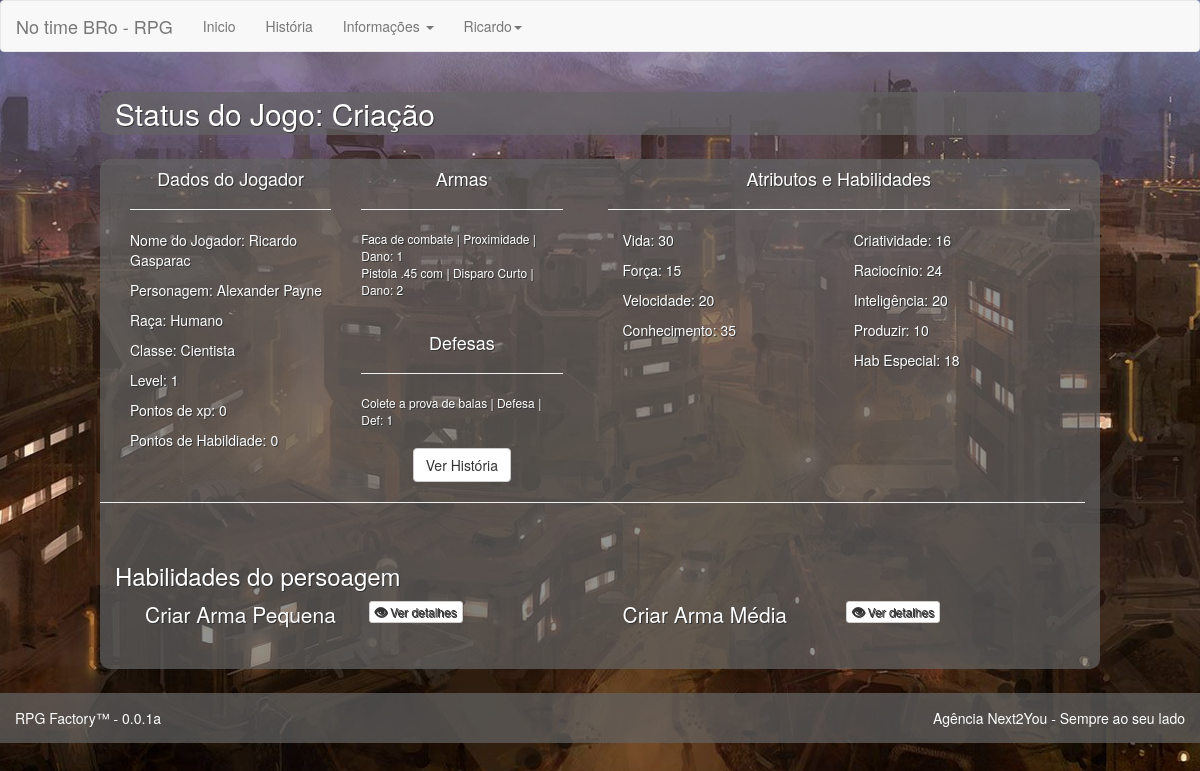
Screenshot of /?url=MostrarPlayer&Player=1 (signed in) with the database file from the repository.
### tables this page shows
CREATE TABLE tb_players(
    id_player int primary key auto_increment,
    nome_player int,
    personagem_player varchar(255),
    raca_player int,
    classe_player int,
    xp_player int,
    lv_player int,
    atk_player int,
    hab_player int,
    atr1_titulo varchar(255),
    atr1_v int,
    atr2_titulo varchar(255),
    atr2_v int,
    atr3_titulo varchar(255),
    atr3_v int,
    atr4_titulo varchar(255),
    atr4_v int,
    hab1_titulo varchar(255),
    hab1_v int,
    hab2_titulo varchar(255),
    hab2_v int,
    hab3_titulo varchar(255),
    hab3_v int,
    hab4_titulo varchar(255),
    hab4_v int,
    hab5_titulo varchar(255),
    hab5_v int,
    arma1_player int,
    arma2_player int,
    arma3_player int,
    arma4_player int,
    arma5_player int,
    def1_player int,
    def2_player int,
    def3_player int,
    habilidade1 int,
    habilidade2 int,
    habilidade3 int,
    habilidade4 int,
    habilidade5 int,
    habilidade6 int,
    habilidade7 int,
    habilidade8 int,
    habilidade9 int,
    FOREIGN KEY (nome_player) REFERENCES tb_usuarios(id_usuario),
    FOREIGN KEY (raca_player) REFERENCES tb_racas(id_raca),
    FOREIGN KEY (classe_player) REFERENCES tb_classes(id_classe),
    FOREIGN KEY (arma1_player) REFERENCES tb_item_armas(id_item_arma),
    FOREIGN KEY (arma2_player) REFERENCES tb_item_armas(id_item_arma),
    FOREIGN KEY (arma3_player) REFERENCES tb_item_armas(id_item_arma),
    FOREIGN KEY (arma4_player) REFERENCES tb_item_armas(id_item_arma),
    FOREIGN KEY (arma5_player) REFERENCES tb_item_armas(id_item_arma),
    FOREIGN KEY (def1_player) REFERENCES tb_item_def(id_item_def),
    FOREIGN KEY (def2_player) REFERENCES tb_item_def(id_item_def),
    FOREIGN KEY (def3_player) REFERENCES tb_item_def(id_item_def),
    FOREIGN KEY (habilidade1) REFERENCES tb_lista_habilidades(id_habilidade),
    FOREIGN KEY (habilidade2) REFERENCES tb_lista_habilidades(id_habilidade),
    FOREIGN KEY (habilidade3) REFERENCES tb_lista_habilidades(id_habilidade),
    FOREIGN KEY (habilidade4) REFERENCES tb_lista_habilidades(id_habilidade),
    FOREIGN KEY (habilidade5) REFERENCES tb_lista_habilidades(id_habilidade),
    FOREIGN KEY (habilidade6) REFERENCES tb_lista_habilidades(id_habilidade),
    FOREIGN KEY (habilidade7) REFERENCES tb_lista_habilidades(id_habilidade),
    FOREIGN KEY (habilidade8) REFERENCES tb_lista_habilidades(id_habilidade),
    FOREIGN KEY (habilidade9) REFERENCES tb_lista_habilidades(id_habilidade)
);

CREATE TABLE tb_usuarios(
    id_usuario int primary key auto_increment,
    nome_usuario varchar(255),
    email_usuario varchar(255),
    senha_usuario varchar(255),
    lv_usuario int default 1,
    nivel_usuario int default "0"
);

CREATE TABLE tb_racas(
    id_raca int not null primary key auto_increment,
    nome_raca varchar(255),
    descr_raca text default NULL
);

create table tb_classes (
    id_classe int primary key auto_increment,
    nome_classe varchar(255),
    atr1 varchar(255),
    atr2 varchar(255),
    atr3 varchar(255),
    atr4 varchar(255),
    hab_c1 varchar(255),
    hab_c2 varchar(255),
    hab_c3 varchar(255),
    hab_c4 varchar(255),
    hab_c5 varchar(255),
    descr_classe text
);

CREATE TABLE tb_item_armas(
    id_item_arma int primary key auto_increment,
    descricao_item_arma varchar(255),
    tipo_item_arma varchar(255),  
    classe_item_arma int,  
    criacao int default 0,
    custo_item_arma int,
    dano_item_arma int
);

CREATE TABLE tb_item_def(
    id_item_def int primary key auto_increment,
    descricao_item_def varchar(255),
    tipo_item_def varchar(255),
    dano_item_def int
);

create table tb_lista_habilidades(
    id_habilidade int primary key auto_increment,
    classe_hab int,
    habilidade varchar(255),
    dif_habilidade int,
    dano_habilidade int,
    descricao_habilidade varchar(1000)
);

### configurations/functions.php (called while the page is built, shortened)
<?php
function lmWord($string, $words = '35') {
    $string = strip_tags($string);
    $count = strlen($string);
    if ($count <= $words) {
        return $string;
    } else {
        $strpos = strrpos(substr($string, 0, $words), ' ');
        return substr($string, 0, $strpos);
    }
}

### pages/MostrarPlayer.php (the view, shortened to what this page needs)
<?php
if(isset($_GET['Player'])){
    $Player = $_GET['Player'];
    $QueryBuscarPlayers = "
    SELECT
        p.*,
        r.nome_raca,
        c.nome_classe,
        j.nome_usuario,
        ta.descricao_item_arma,
        ta.tipo_item_arma,
        ta.dano_item_arma,
        ta1.descricao_item_arma,
        ta1.tipo_item_arma,
        ta1.dano_item_arma
    FROM tb_players p
    INNER JOIN tb_racas r
        ON p.raca_player = r.id_raca
    INNER JOIN tb_classes c
        ON p.classe_player = c.id_classe
    INNER JOIN tb_item_armas ta
        ON p.arma1_player = ta.id_item_arma
    INNER JOIN tb_item_armas ta1
        ON p.arma2_player = ta1.id_item_arma
    INNER JOIN tb_usuarios j
        ON p.nome_player = j.id_usuario
    WHERE id_player = $Player
    ";
$ExeQrBuscarPlayers = mysqli_query($connection, $QueryBuscarPlayers);
$ResQrBuscarPlayers = mysqli_num_rows($ExeQrBuscarPlayers);
if( $ResQrBuscarPlayers > 0 ){
    while($ResPlayers = mysqli_fetch_assoc($ExeQrBuscarPlayers)){
        ?>
<div class="col-xs-12 col-md-6">
    <div class="col-xs-6">
        <h4 class="text-center">Dados do Jogador</h4>
        <hr>
        <p>Nome do Jogador: <?php echo $ResPlayers['nome_usuario']?></p>
        <p>Personagem: <?php echo $ResPlayers['personagem_player']?></p>
        <p>Raça: <?php echo $ResPlayers['nome_raca']?></p>
        <p>Classe: <?php echo $ResPlayers['nome_classe']?></p>
        <p>Level: <?php echo $ResPlayers['lv_player']?></p>
        <p>Pontos de xp: <?php echo $ResPlayers['xp_player']?></p>
        <p>Pontos de Habildiade: <?php echo $ResPlayers['hab_player']?></p>
    </div>
    <div class="col-xs-6">
        <?php include 'parts/add/armas.php';include 'parts/add/defesa.php';include 'parts/add/historia.php';?>
    </div>
</div>
<div class="col-xs-12 col-md-6">
    <h4 class="text-center">Atributos e Habilidades</h4>
    <hr>
    <div class="col-xs-6">
        <p><?php echo $ResPlayers['atr1_titulo'] . ": " . $ResPlayers['atr1_v'];?></p>
        <p><?php echo $ResPlayers['atr2_titulo'] . ": " . $ResPlayers['atr2_v'];?></p>
        <p><?php echo $ResPlayers['atr3_titulo'] . ": " . $ResPlayers['atr3_v'];?></p>
        <p><?php echo $ResPlayers['atr4_titulo'] . ": " . $ResPlayers['atr4_v'];?></p>
    </div>
    <div class="col-xs-6">
        <p><?php echo $ResPlayers['hab1_titulo'] . ": " . $ResPlayers['hab1_v'];?></p>
        <p><?php echo $ResPlayers['hab2_titulo'] . ": " . $ResPlayers['hab2_v'];?></p>
        <p><?php echo $ResPlayers['hab3_titulo'] . ": " . $ResPlayers['hab3_v'];?></p>
        <p><?php echo $ResPlayers['hab4_titulo'] . ": " . $ResPlayers['hab4_v'];?></p>
        <p>Hab <?php echo $ResPlayers['hab5_titulo'] . ": " . $ResPlayers['hab5_v'];?></p>
    </div>
</div>
<div class="clearfix"></div>
<hr>
<div class="col-xs-12 " style="min-height: 20px;padding-top:20px">
    <?php
        include 'parts/add/habilidades.php';
        ?>
</div>
<?php
    }
}
}

### parts/add/armas.php (shortened to what this page needs)
<?php
$QueryBuscarArmas = "
    SELECT * FROM
        tb_item_armas
    WHERE
    (id_item_arma = $ResPlayers[arma1_player] AND dano_item_arma >= 1)
    OR (id_item_arma = $ResPlayers[arma2_player] AND dano_item_arma > 0)
    OR (id_item_arma = $ResPlayers[arma3_player] AND dano_item_arma > 0)
    OR (id_item_arma = $ResPlayers[arma4_player] AND dano_item_arma > 0)
    OR (id_item_arma = $ResPlayers[arma5_player] AND dano_item_arma > 0)
";
$ExeQrBuscarArmas = mysqli_query($connection, $QueryBuscarArmas);
$ResQrBuscarArmas = mysqli_num_rows($ExeQrBuscarArmas);
if($ResQrBuscarArmas > 0){
    ?>
<h4 class="text-center">Armas</h4>
<hr>
<p style="font-size:12px">
    <?php
    while($ArmasPlayer = mysqli_fetch_assoc($ExeQrBuscarArmas)){
        echo
           lmWord($ArmasPlayer['descricao_item_arma'],16)." | " .$ArmasPlayer['tipo_item_arma']." | Dano: " . $ArmasPlayer['dano_item_arma'];
        echo "<br>";
    }
    ?>
</p>
<?php
}

### parts/add/defesa.php
<?php
$QueryBuscarDef = "
    SELECT * FROM
        tb_item_def
    WHERE
    (id_item_def = $ResPlayers[def1_player] AND dano_item_def >= 1)
    OR (id_item_def = $ResPlayers[def2_player] AND dano_item_def >= 1)
    OR (id_item_def = $ResPlayers[def3_player] AND dano_item_def >= 1)
";
$ExeQrBuscarDef = mysqli_query($connection, $QueryBuscarDef);
$ResQrBuscarDef = mysqli_num_rows($ExeQrBuscarDef);
if($ResQrBuscarDef > 0){
    ?>
<h4 class="text-center">Defesas</h4>
<hr>
<p style="font-size:12px">
    <?php
    while($DefPlayer = mysqli_fetch_assoc($ExeQrBuscarDef)){
        echo
            $DefPlayer['descricao_item_def'] .
            " | " . $DefPlayer['tipo_item_def'] .
            " | Def: " . $DefPlayer['dano_item_def'];
        echo "<br>";
    }
    ?>
</p>
<?php
}

### parts/add/historia.php (shortened to what this page needs)
<div class="col-xs-12 text-center" style="margin-top:10px">
    <button class="btn btn-default btn-md" data-toggle="modal" data-target="#VerHistoria">Ver História</button>
</div>

### parts/add/habilidades.php (shortened to what this page needs)
<?php
$QueryBuscarHabilidades = "
    SELECT * FROM
        tb_lista_habilidades
    WHERE
           id_habilidade = $ResPlayers[habilidade1]
        OR id_habilidade = $ResPlayers[habilidade2]
        OR id_habilidade = $ResPlayers[habilidade3]
        OR id_habilidade = $ResPlayers[habilidade4]
        OR id_habilidade = $ResPlayers[habilidade5]
        OR id_habilidade = $ResPlayers[habilidade6]
        OR id_habilidade = $ResPlayers[habilidade7]
        OR id_habilidade = $ResPlayers[habilidade8]
        OR id_habilidade = $ResPlayers[habilidade9]
    LIMIT 1,10
    ";
$ExeQrBuscarHabilidades = mysqli_query($connection, $QueryBuscarHabilidades);
$ResQrBuscarHabilidades = mysqli_num_rows($ExeQrBuscarHabilidades);
if($ResQrBuscarHabilidades > 0){
    ?>
<h3>Habilidades do persoagem</h4>
    <?php
    while($HabilidadesPlayer = mysqli_fetch_assoc($ExeQrBuscarHabilidades)){
        ?>
    <div class="col-xs-12 col-md-6" style="margin-bottom:15px">
        <div class="col-xs-12 col-md-6"><span class="lead"><?php echo $HabilidadesPlayer['habilidade']?></span></div>
        <div class="col-xs-12 col-md-6">
            <a class="btn btn-default btn-xs" href="#" data-toggle="modal" data-target="#DetalhesHabilidade<?php echo $HabilidadesPlayer['id_habilidade']?>">
                <i class="glyphicon glyphicon-eye-open"></i> Ver detalhes
            </a>
        </div>
    </div>
    <?php
    }
    ?>
    <?php
}

### css/Estilo-Personalizado.css (style rules this page uses)
* { background: transparent; }
body { background: url("../img/fundo.jpg") no-repeat center center fixed; -webkit-background-size: cover; -moz-background-size: cover; -o-background-size: cover; width: 100%; min-height: 600px; max-height: 1366px; }

### rows the page displays
tb_players: nome_player.nome_usuario "Ricardo Gasparac", personagem_player "Alexander Payne", raca_player.nome_raca "Humano", classe_player.nome_classe "Cientista", lv_player "1", xp_player "0", hab_player "0", atr1_titulo "Vida", atr1_v "30", atr2_titulo "Força", atr2_v "15", atr3_titulo "Velocidade", atr3_v "20", atr4_titulo "Conhecimento", atr4_v "35", hab1_titulo "Criatividade", hab1_v "16", hab2_titulo "Raciocínio", hab2_v "24", hab3_titulo "Inteligência", hab3_v "20", hab4_titulo "Produzir", hab4_v "10", hab5_titulo "Especial", hab5_v "18"
tb_item_armas: descricao_item_arma "Faca de combate", tipo_item_arma "Proximidade", dano_item_arma "1"
tb_item_armas: descricao_item_arma "Pistola .45 com", tipo_item_arma "Disparo Curto", dano_item_arma "2"
tb_item_def: descricao_item_def "Colete a prova de balas", tipo_item_def "Defesa", dano_item_def "1"
tb_lista_habilidades: habilidade "Criar Arma Pequena"
tb_lista_habilidades: habilidade "Criar Arma Média"

### other values shown
lmWord($_SESSION['Login']['nome_usuario'], 8) "Ricardo"
VERSIONS "0.0.1a"
